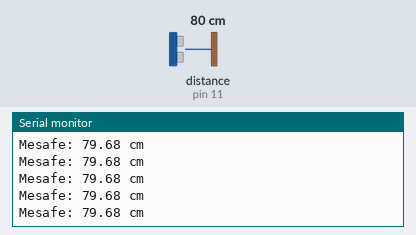
Simulated run of this sketch. Board: Arduino Uno, built with avr-gcc and run on an emulated ATmega328P. Parts: the last lines printed to the serial monitor. Wiring (inferred from the names in the program): ultrasonic range finder: trigger pin 10; echo pin 11. The test bench sets the inputs (shaded band); at power-on: distance to the obstacle (sensor on pin 11) 80 cm. The echo pulse lasts 58.3 µs per cm.

Above: at 1.2 s.
1.3 s: distance to the obstacle (sensor on pin 11) set to 35 cm
At 1.6 s:
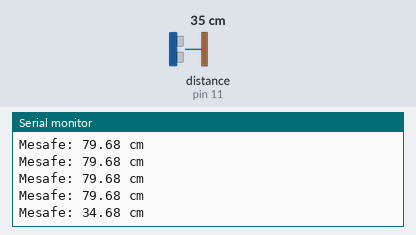
4.3 s: distance to the obstacle (sensor on pin 11) set to 2 cm
At 4.44 s:
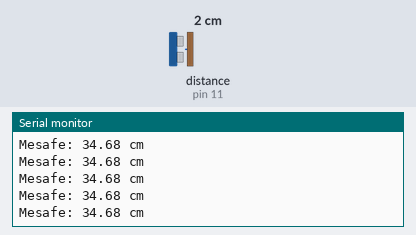
Timing chart, 0 to 7.3 s (numbered marks = the images above; inputs shaded):
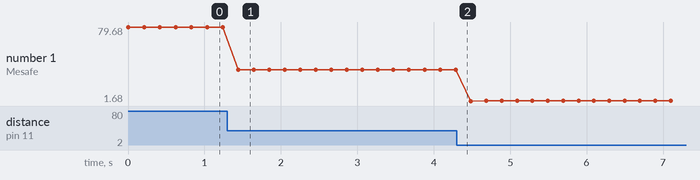

Measured:
- after the input at 1.3 s, the serial monitor: prints a new line after 0.14 s (image 1)
- plotted number 1: 79.68 → 34.68 after the input at 1.3 s, 34.68 → 1.7 after the input at 4.3 s

The sketch:

test_sensor.ino
```cpp
// Test 1: Sadece HC-SR04. Serial Monitor (9600) acip mesafeyi izleyin.
const int TRIG_PIN = 10;
const int ECHO_PIN = 11;

void setup() {
  pinMode(TRIG_PIN, OUTPUT);
  pinMode(ECHO_PIN, INPUT);
  Serial.begin(9600);
}

void loop() {
  digitalWrite(TRIG_PIN, LOW);
  delayMicroseconds(2);
  digitalWrite(TRIG_PIN, HIGH);
  delayMicroseconds(10);
  digitalWrite(TRIG_PIN, LOW);

  unsigned long sure = pulseIn(ECHO_PIN, HIGH, 30000UL);
  if (sure == 0) {
    Serial.println("Yanki yok");
  } else {
    float mesafe = sure * 0.0343 / 2.0;
    Serial.print("Mesafe: ");
    Serial.print(mesafe);
    Serial.println(" cm");
  }
  delay(200);
}
```
